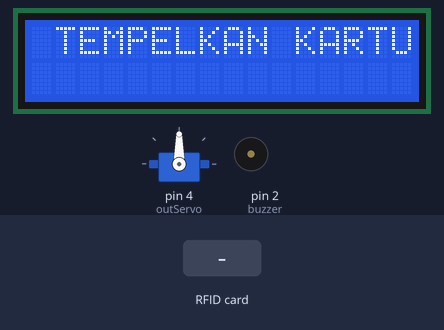
A sketch run on a simulated Arduino Uno, built with avr-gcc and run on an emulated ATmega328P. Shown: servo, 16×2 character LCD, buzzer (waves = sounding, pin HIGH). Wiring (inferred from the names in the program): IR receiver: data pin 3. Inputs (shaded band) come from the test bench. Pins used as bus, display or sensor lines are not drawn; what the sketch prints to the serial monitor is not drawn.

Above: at 1.5 s.
1.6 s: RFID card 5E 7A 19 C4 held to the reader
At 2.2 s:
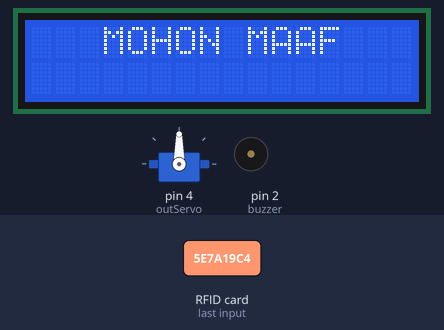
At 4.4 s:
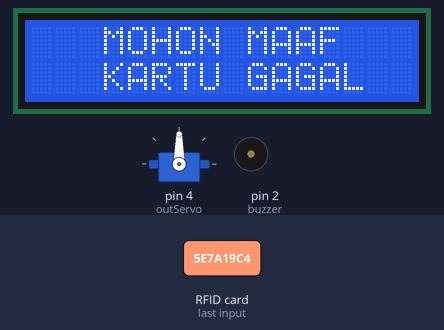
Timing chart, 0 to 5.9 s (numbered marks = the images above; inputs shaded):
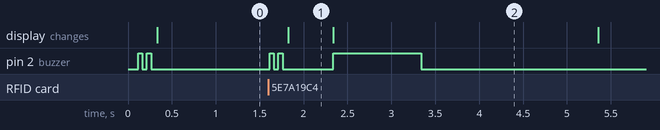

Measured:
- after the input at 1.6 s, pin 2 (buzzer): goes HIGH 0.05 s, LOW 0.05 s, HIGH 0.05 s, LOW 0.57 s, HIGH 1.0 s, then LOW, starting at once; the display: changes after 0.23 s (image 1)
- what the display in image 1 shows lasts 0.5 s, from 1.8 s to 2.3 s

The sketch:

RFID_IR_LCD.ino
```cpp
//INISIALISASI
#include <SPI.h>
#include <MFRC522.h>
#include <LiquidCrystal_I2C.h>
#include <Servo.h>

int outServo=4; //Pin untuk Servo
Servo myservo;
String uidString;
int IR=3;
int kunci=0;
int buzzer=2;
#define SS_PIN 10
#define RST_PIN 9
MFRC522 mfrc522(SS_PIN, RST_PIN); // Creat MFRC522 instance.

//Inisialisasi pembuatan variable
LiquidCrystal_I2C lcd(0x27, 16, 2);

void setup(){
  Serial.begin(9600);
  pinMode(buzzer,OUTPUT);
  pinMode(IR,INPUT);
  myservo.attach(outServo);
  myservo.write(90);
  lcd.begin();
  SPI.begin();    // Initiate SPI Bus
  mfrc522.PCD_Init();   // Initiate MFRC522
  buzzerOke();
  Serial.println("TEMPELKAN KARTU");
  lcd.clear();
  lcd.setCursor(1,0); lcd.print("TEMPELKAN KARTU");
}

void buzzerOke(){         // Bunyi Kartu Terdaftar
  digitalWrite(buzzer,HIGH);
  delay(50);
  digitalWrite(buzzer,LOW);
  delay(50);
  digitalWrite(buzzer,HIGH);
  delay(50);
  digitalWrite(buzzer,LOW);
  delay(50);
}

void buzzerGagal(){       // Bunyi Kartu Tidak Terdaftar
  lcd.clear();
  lcd.setCursor(3,0); lcd.print("MOHON MAAF");
  delay(500);
  lcd.setCursor(3,1); lcd.print("KARTU GAGAL");
  digitalWrite(buzzer,HIGH);
  delay(1000);
  digitalWrite(buzzer,LOW);
  delay(1000);
  delay(1000);
  lcd.clear();
  lcd.setCursor(1,0); lcd.print("TEMPELKAN KARTU");
}

void berhasil(){
  lcd.clear();
  lcd.setCursor(1,0); lcd.print("SELAMAT DATANG");
  delay(500);
  lcd.setCursor(1,1); lcd.print("SILAHKAN MASUK");
  delay(500);
  Serial.println("BERHASIL");
  buzzerOke();
  Serial.println("Silahkan Masuk!");
  kunci=1;
  myservo.write(90);
  delay(1000);
  myservo.write(180);
  delay(1000);
}

void readRFID(){
  mfrc522.PICC_ReadCardSerial();
  //Buzzer menyala saat membaca kartu benar
  buzzerOke();
  //Pembatas bisa dirubah sesuai keinginan, disini yang digunakan "-"
  uidString = String(mfrc522.uid.uidByte[0],HEX) + "-" +
              String(mfrc522.uid.uidByte[1],HEX) + "-" +
              String(mfrc522.uid.uidByte[2],HEX) + "-" +
              String(mfrc522.uid.uidByte[3],HEX);
              uidString.toUpperCase();
}

void loop(){
  //BACA DATA
  int bacaIR=digitalRead(IR);

  if (mfrc522.PICC_IsNewCardPresent() && kunci==0){
    readRFID();
    Serial.print("Tag UID: ");
    Serial.println(uidString);
    if(uidString=="A-A8-90-15"){ // Sesuaikan dengan ID Kartu 1
      berhasil();
    }
    else if(uidString=="4-11-75-42"){ // Sesuaikan dengan ID Kartu 2
      berhasil();
    }
    else{
      Serial.println("GAGAL");
      buzzerGagal();
    }
  }
    if(bacaIR==0 && kunci==1){  // Program Sensor IR
      buzzerOke();
      lcd.clear();
      lcd.setCursor(2,0); lcd.print("SUDAH MASUK");
      delay(1000);
      lcd.setCursor(1,1); lcd.print("PALANG DITUTUP");
      Serial.println("SUDAH MASUK");
      delay(500);
      Serial.println("PALANG DITUTUP");
      delay(500);
      Serial.println("TEMPELKAN KARTU");
      delay(1000);
      lcd.clear();
      lcd.setCursor(1,0); lcd.print("TEMPELKAN KARTU");
      kunci=0;
      myservo.write(90);
      delay(1000);
    }
    else{
    }

}
```
